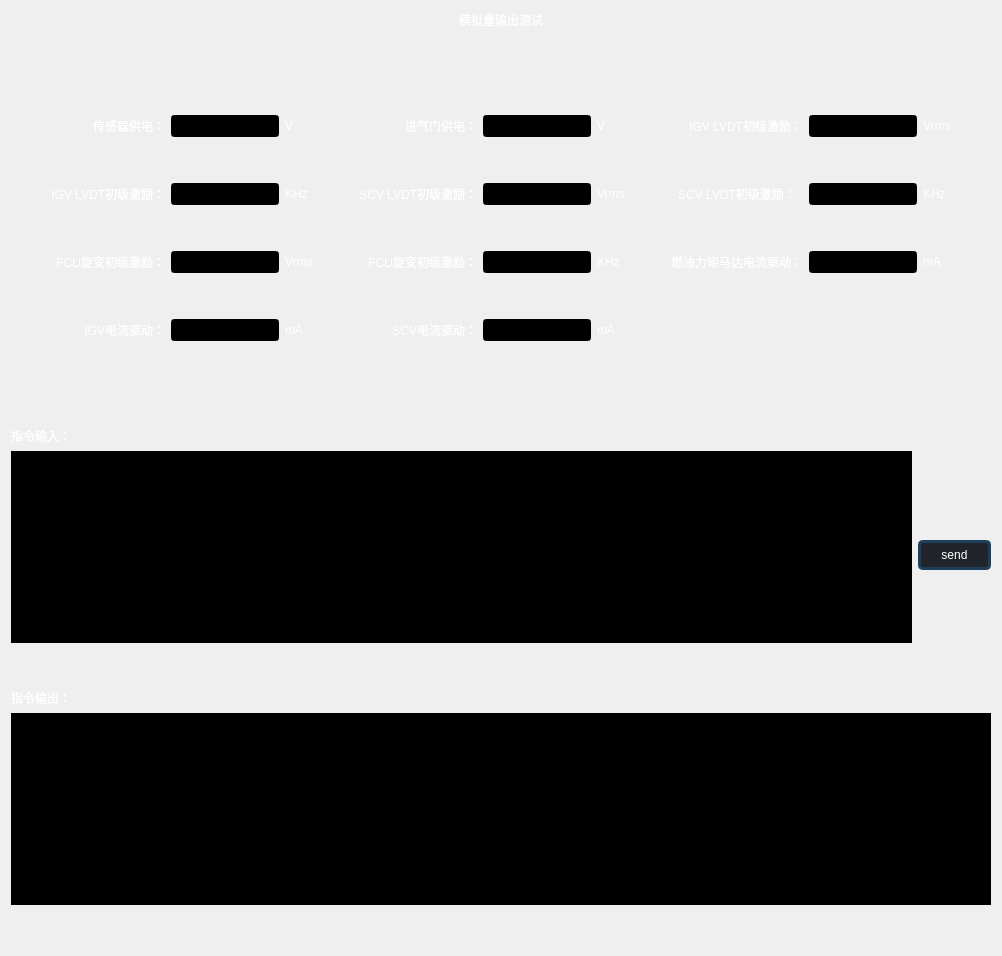
           <widget class="QWidget" name="tab_5">
            <attribute name="title">
             <string>模拟量输出测试</string>
            </attribute>
            <layout class="QVBoxLayout" name="verticalLayout_34">
             <item>
              <layout class="QVBoxLayout" name="verticalLayout_29">
               <item>
                <widget class="QLabel" name="label_34">
                 <property name="styleSheet">
                  <string notr="true">color:white;
font: 75 16pt &quot;Arial&quot;;</string>
                 </property>
                 <property name="text">
                  <string>模拟量输出测试</string>
                 </property>
                 <property name="alignment">
                  <set>Qt::AlignCenter</set>
                 </property>
                </widget>
               </item>
               <item>
                <spacer name="verticalSpacer_35">
                 <property name="orientation">
                  <enum>Qt::Vertical</enum>
                 </property>
                 <property name="sizeHint" stdset="0">
                  <size>
                   <width>20</width>
                   <height>40</height>
                  </size>
                 </property>
                </spacer>
               </item>
               <item>
                <layout class="QGridLayout" name="gridLayout_5">
                 <item row="3" column="7">
                  <widget class="QLabel" name="label_471">
                   <property name="styleSheet">
                    <string notr="true">color:white;
font: 75 14pt &quot;Arial&quot;;
</string>
                   </property>
                   <property name="text">
                    <string>Vrms</string>
                   </property>
                  </widget>
                 </item>
                 <item row="3" column="3">
                  <widget class="QLabel" name="label_469">
                   <property name="styleSheet">
                    <string notr="true">color:white;
font: 75 10pt &quot;Arial&quot;;</string>
                   </property>
                   <property name="text">
                    <string>KHz</string>
                   </property>
                  </widget>
                 </item>
                 <item row="5" column="10">
                  <widget class="QLineEdit" name="le_auto_ao_AOUT_FCUCD">
                   <property name="sizePolicy">
                    <sizepolicy hsizetype="Maximum" vsizetype="Fixed">
                     <horstretch>0</horstretch>
                     <verstretch>0</verstretch>
                    </sizepolicy>
                   </property>
                   <property name="maximumSize">
                    <size>
                     <width>110</width>
                     <height>16777215</height>
                    </size>
                   </property>
                   <property name="styleSheet">
                    <string notr="true">color:white;
background-color: rgb(0, 0, 0);
font: 65 14pt &quot;Arial&quot;;</string>
                   </property>
                   <property name="alignment">
                    <set>Qt::AlignCenter</set>
                   </property>
                  </widget>
                 </item>
                 <item row="7" column="6">
                  <widget class="QLineEdit" name="le_auto_ao_AOUT_SCVCD">
                   <property name="sizePolicy">
                    <sizepolicy hsizetype="Maximum" vsizetype="Fixed">
                     <horstretch>0</horstretch>
                     <verstretch>0</verstretch>
                    </sizepolicy>
                   </property>
                   <property name="maximumSize">
                    <size>
                     <width>110</width>
                     <height>16777215</height>
                    </size>
                   </property>
                   <property name="styleSheet">
                    <string notr="true">color:white;
background-color: rgb(0, 0, 0);
font: 65 14pt &quot;Arial&quot;;</string>
                   </property>
                   <property name="alignment">
                    <set>Qt::AlignCenter</set>
                   </property>
                  </widget>
                 </item>
                 <item row="7" column="2">
                  <widget class="QLineEdit" name="le_auto_ao_AOUT_IGVCD">
                   <property name="sizePolicy">
                    <sizepolicy hsizetype="Maximum" vsizetype="Fixed">
                     <horstretch>0</horstretch>
                     <verstretch>0</verstretch>
                    </sizepolicy>
                   </property>
                   <property name="maximumSize">
                    <size>
                     <width>110</width>
                     <height>16777215</height>
                    </size>
                   </property>
                   <property name="styleSheet">
                    <string notr="true">color:white;
background-color: rgb(0, 0, 0);
font: 65 14pt &quot;Arial&quot;;</string>
                   </property>
                   <property name="alignment">
                    <set>Qt::AlignCenter</set>
                   </property>
                  </widget>
                 </item>
                 <item row="7" column="1">
                  <widget class="QLabel" name="label_452">
                   <property name="styleSheet">
                    <string notr="true">color:white;
font: 75 10pt &quot;Arial&quot;;</string>
                   </property>
                   <property name="text">
                    <string>IGV电流驱动：</string>
                   </property>
                   <property name="alignment">
                    <set>Qt::AlignRight|Qt::AlignTrailing|Qt::AlignVCenter</set>
                   </property>
                  </widget>
                 </item>
                 <item row="1" column="10">
                  <widget class="QLineEdit" name="le_auto_ao_LVDT_IGVPRI_STATEv">
                   <property name="sizePolicy">
                    <sizepolicy hsizetype="Maximum" vsizetype="Fixed">
                     <horstretch>0</horstretch>
                     <verstretch>0</verstretch>
                    </sizepolicy>
                   </property>
                   <property name="maximumSize">
                    <size>
                     <width>110</width>
                     <height>16777215</height>
                    </size>
                   </property>
                   <property name="styleSheet">
                    <string notr="true">color:white;
background-color: rgb(0, 0, 0);
font: 65 14pt &quot;Arial&quot;;</string>
                   </property>
                   <property name="alignment">
                    <set>Qt::AlignCenter</set>
                   </property>
                  </widget>
                 </item>
                 <item row="3" column="11">
                  <widget class="QLabel" name="label_473">
                   <property name="styleSheet">
                    <string notr="true">color:white;
font: 75 10pt &quot;Arial&quot;;</string>
                   </property>
                   <property name="text">
                    <string>KHz</string>
                   </property>
                  </widget>
                 </item>
                 <item row="3" column="0">
                  <spacer name="horizontalSpacer_10">
                   <property name="orientation">
                    <enum>Qt::Horizontal</enum>
                   </property>
                   <property name="sizeHint" stdset="0">
                    <size>
                     <width>40</width>
                     <height>20</height>
                    </size>
                   </property>
                  </spacer>
                 </item>
                 <item row="7" column="7">
                  <widget class="QLabel" name="label_475">
                   <property name="styleSheet">
                    <string notr="true">color:white;
font: 75 10pt &quot;Arial&quot;;</string>
                   </property>
                   <property name="text">
                    <string>mA</string>
                   </property>
                  </widget>
                 </item>
                 <item row="7" column="8">
                  <spacer name="horizontalSpacer_29">
                   <property name="orientation">
                    <enum>Qt::Horizontal</enum>
                   </property>
                   <property name="sizeHint" stdset="0">
                    <size>
                     <width>40</width>
                     <height>20</height>
                    </size>
                   </property>
                  </spacer>
                 </item>
                 <item row="3" column="9">
                  <widget class="QLabel" name="label_472">
                   <property name="styleSheet">
                    <string notr="true">color:white;
font: 75 10pt &quot;Arial&quot;;</string>
                   </property>
                   <property name="text">
                    <string>SCV LVDT初级激励：</string>
                   </property>
                   <property name="alignment">
                    <set>Qt::AlignCenter</set>
                   </property>
                  </widget>
                 </item>
                 <item row="7" column="4">
                  <spacer name="horizontalSpacer_25">
                   <property name="orientation">
                    <enum>Qt::Horizontal</enum>
                   </property>
                   <property name="sizeHint" stdset="0">
                    <size>
                     <width>40</width>
                     <height>20</height>
                    </size>
                   </property>
                  </spacer>
                 </item>
                 <item row="6" column="1">
                  <spacer name="verticalSpacer_76">
                   <property name="orientation">
                    <enum>Qt::Vertical</enum>
                   </property>
                   <property name="sizeHint" stdset="0">
                    <size>
                     <width>20</width>
                     <height>40</height>
                    </size>
                   </property>
                  </spacer>
                 </item>
                 <item row="3" column="12">
                  <spacer name="horizontalSpacer_9">
                   <property name="orientation">
                    <enum>Qt::Horizontal</enum>
                   </property>
                   <property name="sizeHint" stdset="0">
                    <size>
                     <width>40</width>
                     <height>20</height>
                    </size>
                   </property>
                  </spacer>
                 </item>
                 <item row="1" column="3">
                  <widget class="QLabel" name="label_447">
                   <property name="styleSheet">
                    <string notr="true">color:white;
font: 75 10pt &quot;Arial&quot;;</string>
                   </property>
                   <property name="text">
                    <string>V</string>
                   </property>
                  </widget>
                 </item>
                 <item row="1" column="9">
                  <widget class="QLabel" name="label_450">
                   <property name="styleSheet">
                    <string notr="true">color:white;
font: 75 10pt &quot;Arial&quot;;</string>
                   </property>
                   <property name="text">
                    <string>IGV LVDT初级激励：</string>
                   </property>
                   <property name="alignment">
                    <set>Qt::AlignRight|Qt::AlignTrailing|Qt::AlignVCenter</set>
                   </property>
                  </widget>
                 </item>
                 <item row="5" column="7">
                  <widget class="QLabel" name="label_465">
                   <property name="styleSheet">
                    <string notr="true">color:white;
font: 75 14pt &quot;Arial&quot;;
</string>
                   </property>
                   <property name="text">
                    <string>KHz</string>
                   </property>
                  </widget>
                 </item>
                 <item row="3" column="5">
                  <widget class="QLabel" name="label_470">
                   <property name="styleSheet">
                    <string notr="true">color:white;
font: 75 10pt &quot;Arial&quot;;</string>
                   </property>
                   <property name="text">
                    <string>SCV LVDT初级激励：</string>
                   </property>
                   <property name="alignment">
                    <set>Qt::AlignRight|Qt::AlignTrailing|Qt::AlignVCenter</set>
                   </property>
                  </widget>
                 </item>
                 <item row="4" column="1">
                  <spacer name="verticalSpacer_75">
                   <property name="orientation">
                    <enum>Qt::Vertical</enum>
                   </property>
                   <property name="sizeHint" stdset="0">
                    <size>
                     <width>20</width>
                     <height>40</height>
                    </size>
                   </property>
                  </spacer>
                 </item>
                 <item row="7" column="5">
                  <widget class="QLabel" name="label_474">
                   <property name="styleSheet">
                    <string notr="true">color:white;
font: 75 10pt &quot;Arial&quot;;</string>
                   </property>
                   <property name="text">
                    <string>SCV电流驱动：</string>
                   </property>
                   <property name="alignment">
                    <set>Qt::AlignRight|Qt::AlignTrailing|Qt::AlignVCenter</set>
                   </property>
                  </widget>
                 </item>
                 <item row="3" column="1">
                  <widget class="QLabel" name="label_468">
                   <property name="styleSheet">
                    <string notr="true">color:white;
font: 75 10pt &quot;Arial&quot;;</string>
                   </property>
                   <property name="text">
                    <string>IGV LVDT初级激励：</string>
                   </property>
                   <property name="alignment">
                    <set>Qt::AlignRight|Qt::AlignTrailing|Qt::AlignVCenter</set>
                   </property>
                  </widget>
                 </item>
                 <item row="1" column="2">
                  <widget class="QLineEdit" name="le_auto_ao_AOUT_PREPS">
                   <property name="sizePolicy">
                    <sizepolicy hsizetype="Maximum" vsizetype="Fixed">
                     <horstretch>0</horstretch>
                     <verstretch>0</verstretch>
                    </sizepolicy>
                   </property>
                   <property name="maximumSize">
                    <size>
                     <width>110</width>
                     <height>16777215</height>
                    </size>
                   </property>
                   <property name="styleSheet">
                    <string notr="true">color:white;
background-color: rgb(0, 0, 0);
font: 65 14pt &quot;Arial&quot;;</string>
                   </property>
                   <property name="alignment">
                    <set>Qt::AlignCenter</set>
                   </property>
                  </widget>
                 </item>
                 <item row="5" column="2">
                  <widget class="QLineEdit" name="le_auto_ao_RVDT_FCUPRI_STATEv">
                   <property name="sizePolicy">
                    <sizepolicy hsizetype="Maximum" vsizetype="Fixed">
                     <horstretch>0</horstretch>
                     <verstretch>0</verstretch>
                    </sizepolicy>
                   </property>
                   <property name="maximumSize">
                    <size>
                     <width>110</width>
                     <height>16777215</height>
                    </size>
                   </property>
                   <property name="styleSheet">
                    <string notr="true">color:white;
background-color: rgb(0, 0, 0);
font: 65 14pt &quot;Arial&quot;;</string>
                   </property>
                   <property name="alignment">
                    <set>Qt::AlignCenter</set>
                   </property>
                  </widget>
                 </item>
                 <item row="1" column="7">
                  <widget class="QLabel" name="label_449">
                   <property name="styleSheet">
                    <string notr="true">color:white;
font: 75 14pt &quot;Arial&quot;;
</string>
                   </property>
                   <property name="text">
                    <string>V</string>
                   </property>
                  </widget>
                 </item>
                 <item row="5" column="5">
                  <widget class="QLabel" name="label_464">
                   <property name="styleSheet">
                    <string notr="true">color:white;
font: 75 10pt &quot;Arial&quot;;</string>
                   </property>
                   <property name="text">
                    <string>FCU旋变初级激励：</string>
                   </property>
                   <property name="alignment">
                    <set>Qt::AlignRight|Qt::AlignTrailing|Qt::AlignVCenter</set>
                   </property>
                  </widget>
                 </item>
                 <item row="1" column="1">
                  <widget class="QLabel" name="label_446">
                   <property name="styleSheet">
                    <string notr="true">color:white;
font: 75 10pt &quot;Arial&quot;;</string>
                   </property>
                   <property name="text">
                    <string>传感器供电：</string>
                   </property>
                   <property name="alignment">
                    <set>Qt::AlignRight|Qt::AlignTrailing|Qt::AlignVCenter</set>
                   </property>
                  </widget>
                 </item>
                 <item row="2" column="1">
                  <spacer name="verticalSpacer_74">
                   <property name="orientation">
                    <enum>Qt::Vertical</enum>
                   </property>
                   <property name="sizeHint" stdset="0">
                    <size>
                     <width>20</width>
                     <height>40</height>
                    </size>
                   </property>
                  </spacer>
                 </item>
                 <item row="7" column="3">
                  <widget class="QLabel" name="label_453">
                   <property name="styleSheet">
                    <string notr="true">color:white;
font: 75 10pt &quot;Arial&quot;;</string>
                   </property>
                   <property name="text">
                    <string>mA</string>
                   </property>
                  </widget>
                 </item>
                 <item row="3" column="10">
                  <widget class="QLineEdit" name="le_auto_ao_LVDT_SGVPRI_STATEf">
                   <property name="sizePolicy">
                    <sizepolicy hsizetype="Maximum" vsizetype="Fixed">
                     <horstretch>0</horstretch>
                     <verstretch>0</verstretch>
                    </sizepolicy>
                   </property>
                   <property name="maximumSize">
                    <size>
                     <width>110</width>
                     <height>16777215</height>
                    </size>
                   </property>
                   <property name="styleSheet">
                    <string notr="true">color:white;
background-color: rgb(0, 0, 0);
font: 65 14pt &quot;Arial&quot;;</string>
                   </property>
                   <property name="alignment">
                    <set>Qt::AlignCenter</set>
                   </property>
                  </widget>
                 </item>
                 <item row="3" column="6">
                  <widget class="QLineEdit" name="le_auto_ao_LVDT_SGVPRI_STATEv">
                   <property name="sizePolicy">
                    <sizepolicy hsizetype="Maximum" vsizetype="Fixed">
                     <horstretch>0</horstretch>
                     <verstretch>0</verstretch>
                    </sizepolicy>
                   </property>
                   <property name="maximumSize">
                    <size>
                     <width>110</width>
                     <height>16777215</height>
                    </size>
                   </property>
                   <property name="styleSheet">
                    <string notr="true">color:white;
background-color: rgb(0, 0, 0);
font: 65 14pt &quot;Arial&quot;;</string>
                   </property>
                   <property name="alignment">
                    <set>Qt::AlignCenter</set>
                   </property>
                  </widget>
                 </item>
                 <item row="1" column="11">
                  <widget class="QLabel" name="label_451">
                   <property name="styleSheet">
                    <string notr="true">color:white;
font: 75 10pt &quot;Arial&quot;;</string>
                   </property>
                   <property name="text">
                    <string>Vrms</string>
                   </property>
                  </widget>
                 </item>
                 <item row="5" column="11">
                  <widget class="QLabel" name="label_467">
                   <property name="styleSheet">
                    <string notr="true">color:white;
font: 75 10pt &quot;Arial&quot;;</string>
                   </property>
                   <property name="text">
                    <string>mA</string>
                   </property>
                  </widget>
                 </item>
                 <item row="3" column="2">
                  <widget class="QLineEdit" name="le_auto_ao_LVDT_IGVPRI_STATEf">
                   <property name="sizePolicy">
                    <sizepolicy hsizetype="Maximum" vsizetype="Fixed">
                     <horstretch>0</horstretch>
                     <verstretch>0</verstretch>
                    </sizepolicy>
                   </property>
                   <property name="maximumSize">
                    <size>
                     <width>110</width>
                     <height>16777215</height>
                    </size>
                   </property>
                   <property name="styleSheet">
                    <string notr="true">color:white;
background-color: rgb(0, 0, 0);
font: 65 14pt &quot;Arial&quot;;</string>
                   </property>
                   <property name="alignment">
                    <set>Qt::AlignCenter</set>
                   </property>
                  </widget>
                 </item>
                 <item row="1" column="5">
                  <widget class="QLabel" name="label_448">
                   <property name="styleSheet">
                    <string notr="true">color:white;
font: 75 10pt &quot;Arial&quot;;</string>
                   </property>
                   <property name="text">
                    <string>进气门供电：</string>
                   </property>
                   <property name="alignment">
                    <set>Qt::AlignRight|Qt::AlignTrailing|Qt::AlignVCenter</set>
                   </property>
                  </widget>
                 </item>
                 <item row="5" column="9">
                  <widget class="QLabel" name="label_466">
                   <property name="styleSheet">
                    <string notr="true">color:white;
font: 75 10pt &quot;Arial&quot;;</string>
                   </property>
                   <property name="text">
                    <string>燃油力矩马达电流驱动：</string>
                   </property>
                   <property name="alignment">
                    <set>Qt::AlignRight|Qt::AlignTrailing|Qt::AlignVCenter</set>
                   </property>
                  </widget>
                 </item>
                 <item row="5" column="1">
                  <widget class="QLabel" name="label_462">
                   <property name="styleSheet">
                    <string notr="true">color:white;
font: 75 10pt &quot;Arial&quot;;</string>
                   </property>
                   <property name="text">
                    <string>FCU旋变初级激励：</string>
                   </property>
                   <property name="alignment">
                    <set>Qt::AlignRight|Qt::AlignTrailing|Qt::AlignVCenter</set>
                   </property>
                  </widget>
                 </item>
                 <item row="5" column="6">
                  <widget class="QLineEdit" name="le_auto_ao_RVDT_FCUPRI_STATEf">
                   <property name="sizePolicy">
                    <sizepolicy hsizetype="Maximum" vsizetype="Fixed">
                     <horstretch>0</horstretch>
                     <verstretch>0</verstretch>
                    </sizepolicy>
                   </property>
                   <property name="maximumSize">
                    <size>
                     <width>110</width>
                     <height>16777215</height>
                    </size>
                   </property>
                   <property name="styleSheet">
                    <string notr="true">color:white;
background-color: rgb(0, 0, 0);
font: 65 14pt &quot;Arial&quot;;</string>
                   </property>
                   <property name="alignment">
                    <set>Qt::AlignCenter</set>
                   </property>
                  </widget>
                 </item>
                 <item row="5" column="3">
                  <widget class="QLabel" name="label_463">
                   <property name="styleSheet">
                    <string notr="true">color:white;
font: 75 10pt &quot;Arial&quot;;</string>
                   </property>
                   <property name="text">
                    <string>Vrms</string>
                   </property>
                  </widget>
                 </item>
                 <item row="1" column="6">
                  <widget class="QLineEdit" name="le_auto_ao_AOUT_FLPPS">
                   <property name="sizePolicy">
                    <sizepolicy hsizetype="Maximum" vsizetype="Fixed">
                     <horstretch>0</horstretch>
                     <verstretch>0</verstretch>
                    </sizepolicy>
                   </property>
                   <property name="maximumSize">
                    <size>
                     <width>110</width>
                     <height>16777215</height>
                    </size>
                   </property>
                   <property name="styleSheet">
                    <string notr="true">color:white;
background-color: rgb(0, 0, 0);
font: 65 14pt &quot;Arial&quot;;</string>
                   </property>
                   <property name="alignment">
                    <set>Qt::AlignCenter</set>
                   </property>
                  </widget>
                 </item>
                 <item row="8" column="4">
                  <spacer name="verticalSpacer_29">
                   <property name="orientation">
                    <enum>Qt::Vertical</enum>
                   </property>
                   <property name="sizeHint" stdset="0">
                    <size>
                     <width>20</width>
                     <height>40</height>
                    </size>
                   </property>
                  </spacer>
                 </item>
                 <item row="0" column="1">
                  <spacer name="verticalSpacer_34">
                   <property name="orientation">
                    <enum>Qt::Vertical</enum>
                   </property>
                   <property name="sizeHint" stdset="0">
                    <size>
                     <width>20</width>
                     <height>40</height>
                    </size>
                   </property>
                  </spacer>
                 </item>
                </layout>
               </item>
               <item>
                <spacer name="verticalSpacer_40">
                 <property name="orientation">
                  <enum>Qt::Vertical</enum>
                 </property>
                 <property name="sizeHint" stdset="0">
                  <size>
                   <width>20</width>
                   <height>40</height>
                  </size>
                 </property>
                </spacer>
               </item>
               <item>
                <layout class="QVBoxLayout" name="verticalLayout_134">
                 <item>
                  <layout class="QHBoxLayout" name="horizontalLayout_50">
                   <item>
                    <layout class="QVBoxLayout" name="verticalLayout_135">
                     <item>
                      <widget class="QLabel" name="label_12">
                       <property name="styleSheet">
                        <string notr="true">color:white;
font: 75 14pt &quot;Arial&quot;;</string>
                       </property>
                       <property name="text">
                        <string>指令输入：</string>
                       </property>
                      </widget>
                     </item>
                     <item>
                      <widget class="QPlainTextEdit" name="pte_auto_ao_insIN">
                       <property name="styleSheet">
                        <string notr="true">color:white;
background-color: rgb(0, 0, 0);
font: 65 14pt &quot;Arial&quot;;</string>
                       </property>
                      </widget>
                     </item>
                     <item>
                      <spacer name="verticalSpacer_77">
                       <property name="orientation">
                        <enum>Qt::Vertical</enum>
                       </property>
                       <property name="sizeHint" stdset="0">
                        <size>
                         <width>20</width>
                         <height>40</height>
                        </size>
                       </property>
                      </spacer>
                     </item>
                    </layout>
                   </item>
                   <item>
                    <widget class="QPushButton" name="pte_auto_ao_insSend">
                     <property name="styleSheet">
                      <string notr="true">
QPushButton:checked{background-color:rgb(33,37,43);color:red;font: 14pt &quot;Arial&quot;;border:3px solid rgb(29,63,91);border-radius:5px;padding-right:20px;padding-left:20px;padding-top:5px;padding-bottom:5px;}



QPushButton{background-color:rgb(33,37,43);color:white;font: 14pt &quot;Arial&quot;;border:3px solid rgb(29,63,91);border-radius:5px;padding-right:20px;padding-left:20px;padding-top:5px;padding-bottom:5px;}

QPushButton:hover{font-weight:bold;background-color:rgb(33,37,43);color:white;font: 16pt &quot;Arial&quot;;border:3px solid rgb(39,63,91);border-radius:5px;padding-right:20px;padding-left:20px;padding-top:5px;padding-bottom:5px;}


QPushButton:pressed{color: red;}</string>
                     </property>
                     <property name="text">
                      <string>send</string>
                     </property>
                     <property name="checkable">
                      <bool>false</bool>
                     </property>
                    </widget>
                   </item>
                  </layout>
                 </item>
                 <item>
                  <layout class="QVBoxLayout" name="verticalLayout_136">
                   <item>
                    <widget class="QLabel" name="label_23">
                     <property name="styleSheet">
                      <string notr="true">color:white;
font: 75 14pt &quot;Arial&quot;;</string>
                     </property>
                     <property name="text">
                      <string>指令输出：</string>
                     </property>
                    </widget>
                   </item>
                   <item>
                    <widget class="QPlainTextEdit" name="pte_auto_ao_insOUT">
                     <property name="styleSheet">
                      <string notr="true">color:white;
background-color: rgb(0, 0, 0);
font: 65 14pt &quot;Arial&quot;;</string>
                     </property>
                     <property name="readOnly">
                      <bool>true</bool>
                     </property>
                    </widget>
                   </item>
                   <item>
                    <spacer name="verticalSpacer_30">
                     <property name="orientation">
                      <enum>Qt::Vertical</enum>
                     </property>
                     <property name="sizeHint" stdset="0">
                      <size>
                       <width>20</width>
                       <height>40</height>
                      </size>
                     </property>
                    </spacer>
                   </item>
                  </layout>
                 </item>
                </layout>
               </item>
              </layout>
             </item>
            </layout>
           </widget>
